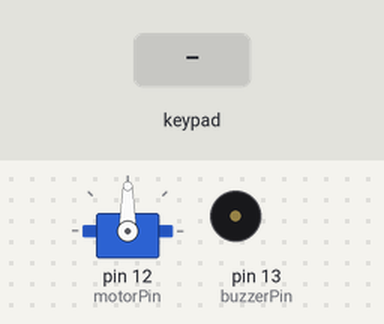
A sketch run on a simulated Arduino Uno, built with avr-gcc and run on an emulated ATmega328P. On the bench: servo, buzzer (waves = sounding, pin HIGH). The test bench sets the inputs (shaded band). What the sketch prints to the serial monitor is not drawn.

Above: at 1.2 s.
1.3 s: key '1' pressed
2.8 s: keypad keys 1 1 1 1 # pressed 0.4 s apart
6.3 s: key 'A' pressed
7.8 s: keypad keys 1 1 1 1 * pressed 0.4 s apart
11.3 s: key '5' pressed
12.8 s: keypad keys 1 1 1 1 pressed 0.4 s apart
At 16.8 s:
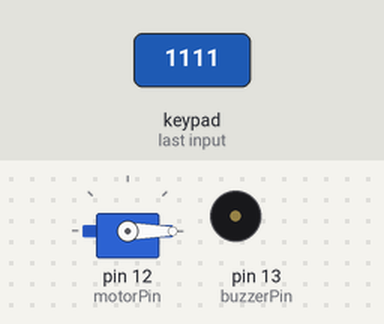
Timing chart, 0 to 18.3 s (numbered marks = the images above; inputs shaded):
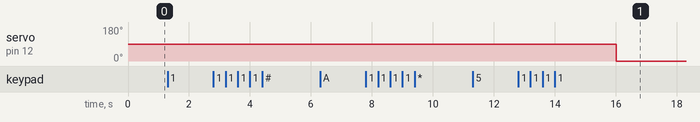

The sketch:

keypad_lock.ino
```cpp
#include <Keypad.h>
#include <Servo.h>

const byte ROWS = 4; // 행의 수
const byte COLS = 4; // 열의 수

char keys[ROWS][COLS] = {
  {'1','2','3','A'},
  {'4','5','6','B'},
  {'7','8','9','C'},
  {'*','0','#','D'}
};

byte rowPins[ROWS] = {5, 4}; // 행 핀들
byte colPins[COLS] = {3, 2}; // 열 핀들

Keypad keypad = Keypad(makeKeymap(keys), rowPins, colPins, ROWS, COLS); // 수정된 부분

const int motorPin = 12; // 모터 핀
const int buzzerPin = 13; // 부저 핀
Servo servoMotor; // 서보 모터 객체 생성
bool motorMoved = false; // 모터가 움직였는지 여부

void setup() {
  Serial.begin(9600);
  servoMotor.attach(motorPin); // 모터 핀에 서보 모터 연결
  pinMode(buzzerPin, OUTPUT); // 부저 핀을 출력으로 설정
}

void loop() {
  char key = keypad.getKey(); // 키패드 입력 가져오기

  if (key) {
    Serial.println("Key Pressed: " + String(key)); // 입력된 키 시리얼 모니터에 출력

    if (key == '5') { // 입력이 완료되면 비교
      if (checkPassword()) {
        moveMotor(); // 올바른 비밀번호 입력시 모터 움직이기
      } else {
        buzz(); // 잘못된 비밀번호 입력시 부저 울리기
      }
    }
  }
}

bool checkPassword() {
  // 비밀번호를 여기에 추가하세요
  char password[] = "1111";
  char enteredPassword[5]; // 입력된 비밀번호 저장용

  Serial.println("Enter Password:");

  for (int i = 0; i < 4; ++i) {
    char key = keypad.getKey(); // 입력된 키 가져오기

    while (!key) {
      key = keypad.getKey(); // 키가 입력될 때까지 대기
    }

    enteredPassword[i] = key; // 입력된 키를 비밀번호에 추가
    Serial.print("*"); // 비밀번호 마스킹
  }

  enteredPassword[4] = '\0'; // 문자열 끝 지정

  Serial.println(); // 새 줄

  // 입력된 비밀번호와 저장된 비밀번호 비교
  if (strcmp(password, enteredPassword) == 0) {
    return true; // 비밀번호가 일치함
  } else {
    return false; // 비밀번호가 일치하지 않음
  }
}

void moveMotor() {
  servoMotor.write(90); // 모터를 90도로 회전
  motorMoved = true; // 모터 움직임 표시
  delay(2000); // 5초 대기
  servoMotor.write(0); // 모터를 초기 위치로 되돌림
  motorMoved = false; // 모터 움직임 표시 해제
}

void buzz() {
  if (!motorMoved) {
    // 부저를 2초 동안 울림
    tone(buzzerPin, 1000);
    delay(2000);
    noTone(buzzerPin);
  }
}
```

Measured:
- after the input at 1.3 s, every drawn part: stays the same
- after the input at 2.8 s, every drawn part: stays the same
- after the input at 6.3 s, every drawn part: stays the same
- after the input at 7.8 s, every drawn part: stays the same
- after the input at 11.3 s, every drawn part: stays the same
- after the input at 12.8 s, servo on pin 12 (motorPin): 90° → 0° after 3.2 s
